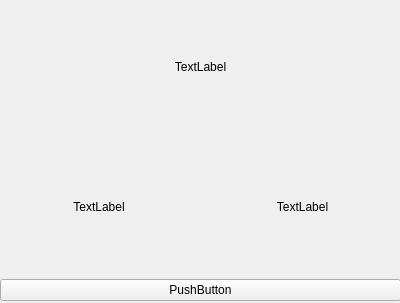
<?xml version="1.0" encoding="UTF-8"?>
<ui version="4.0">
 <class>Form</class>
 <widget class="QWidget" name="Form">
  <property name="geometry">
   <rect>
    <x>0</x>
    <y>0</y>
    <width>400</width>
    <height>303</height>
   </rect>
  </property>
  <property name="windowTitle">
   <string>Form</string>
  </property>
  <widget class="QWidget" name="gridLayoutWidget">
   <property name="geometry">
    <rect>
     <x>0</x>
     <y>0</y>
     <width>401</width>
     <height>301</height>
    </rect>
   </property>
   <layout class="QGridLayout" name="gridLayout_2">
    <item row="1" column="0">
     <widget class="QLabel" name="label_2">
      <property name="text">
       <string>TextLabel</string>
      </property>
      <property name="alignment">
       <set>Qt::AlignCenter</set>
      </property>
     </widget>
    </item>
    <item row="0" column="0" colspan="2">
     <widget class="QLabel" name="label">
      <property name="text">
       <string>TextLabel</string>
      </property>
      <property name="textFormat">
       <enum>Qt::AutoText</enum>
      </property>
      <property name="alignment">
       <set>Qt::AlignCenter</set>
      </property>
      <property name="wordWrap">
       <bool>false</bool>
      </property>
      <property name="margin">
       <number>1</number>
      </property>
     </widget>
    </item>
    <item row="1" column="1">
     <widget class="QLabel" name="label_3">
      <property name="text">
       <string>TextLabel</string>
      </property>
      <property name="alignment">
       <set>Qt::AlignCenter</set>
      </property>
      <property name="buddy">
       <cstring></cstring>
      </property>
     </widget>
    </item>
    <item row="2" column="0" colspan="2">
     <widget class="QPushButton" name="pushButton">
      <property name="text">
       <string>PushButton</string>
      </property>
     </widget>
    </item>
   </layout>
  </widget>
 </widget>
 <resources/>
 <connections/>
</ui>
